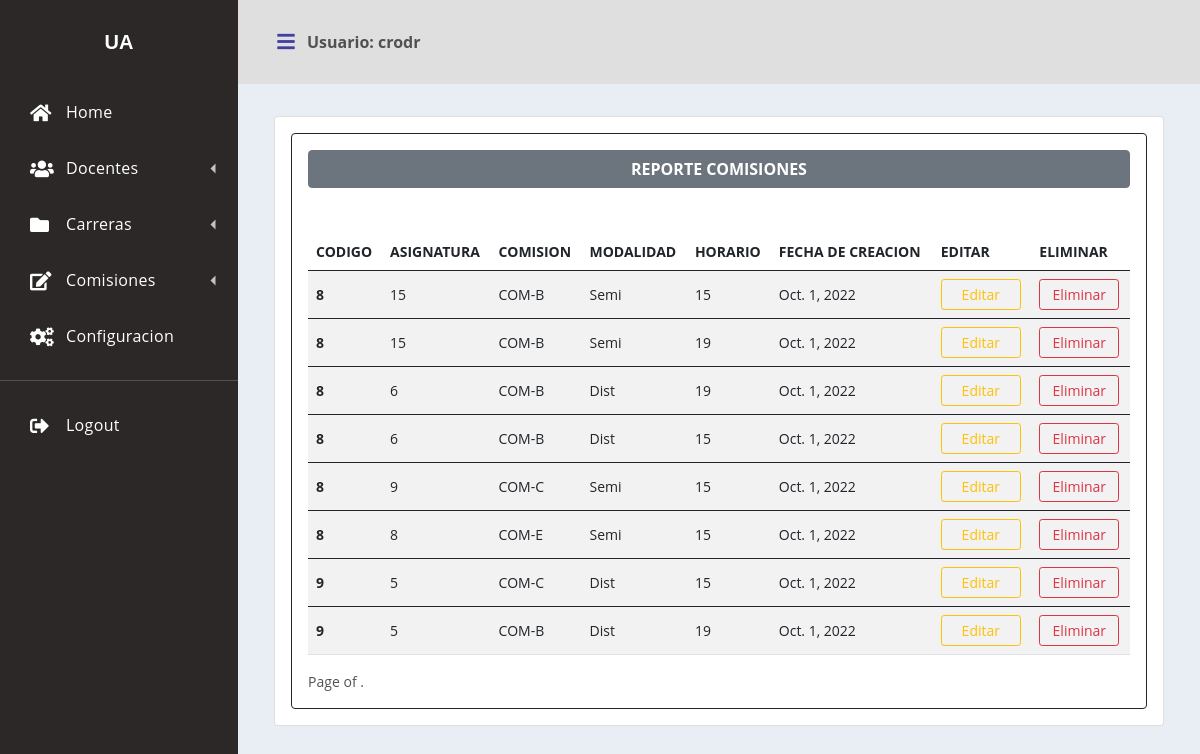
The page /reporte_comision/ (signed in) on the database as committed earlier.
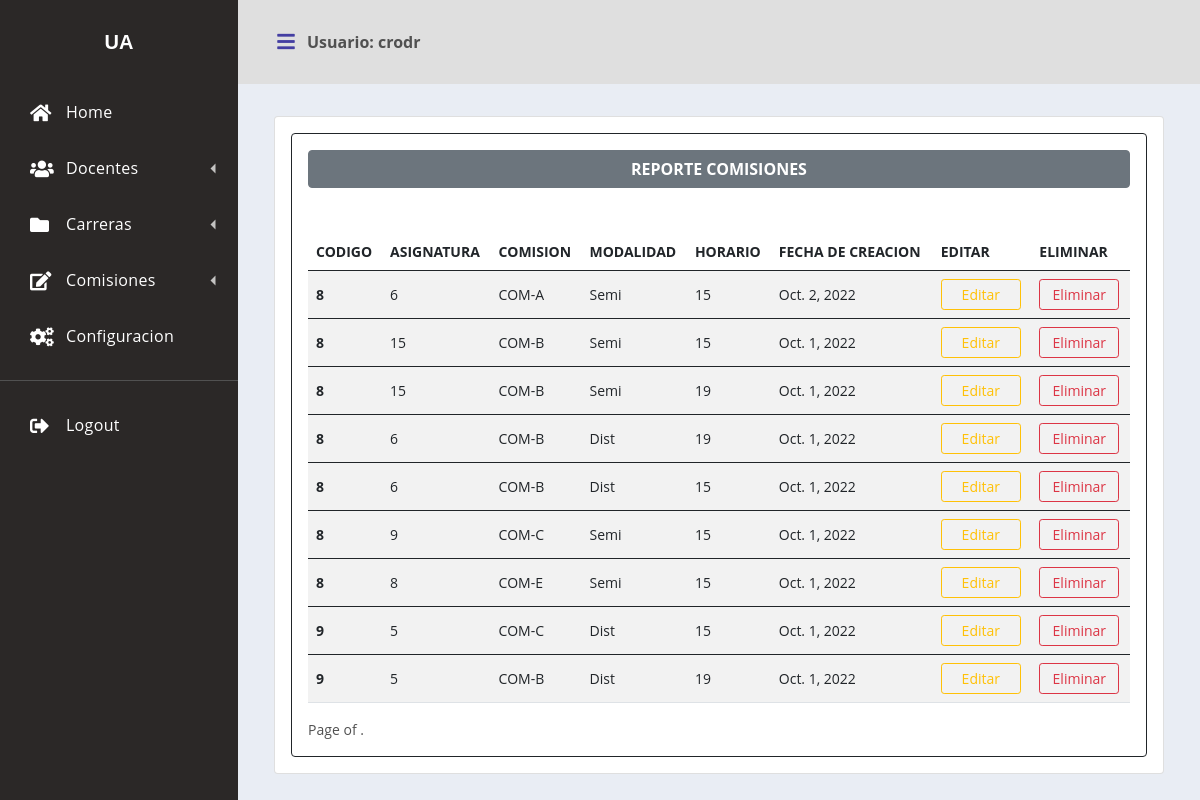
The same page on the database as committed later.
### app_nomb_doc/models.py (models this page shows)
class Comisiones(models.Model):
    anio_academico=models.CharField(max_length=40, verbose_name="Año")#verbose hace que se muestre la denominacion que deseeo en admin
    semestre_academico=models.CharField(max_length=40, verbose_name="Semestre")
    comision=models.CharField(max_length=40, verbose_name="Comision")
    modalidad=models.CharField(max_length=40, verbose_name="Modalidad")
    horario=models.CharField(max_length=40, verbose_name="Horario")
    fecha_creacion=models.DateField(auto_now_add=True)
    codigo=models.ForeignKey(Carreras, null=True, blank=True, on_delete=models.CASCADE)
    asignatura=models.ForeignKey(Asignaturas, null=True, blank=True, on_delete=models.CASCADE)
    class Meta: #Para personalizar datos en admin
        verbose_name="Comision"
        verbose_name_plural="Comisiones"
        db_table="Comisiones"

### app_nomb_doc/views.py (the view)
# urls.py: path('reporte_comision/', reporte_comisiones, name='reportecomision'),
@login_required
def reporte_comisiones(request):
    reporte_comisiones = Comisiones.objects.all().order_by('codigo', 'anio_academico','semestre_academico','modalidad','comision').values()
    return render(request, 'formularios/comisiones/reporte_comisiones.html', {'comisiones' : reporte_comisiones})

### app_nomb_doc/templates/formularios/comisiones/reporte_comisiones.html (shortened to what this page needs)
{% extends 'static/inicio.html' %}
{% load crispy_forms_tags %}
{% block contenido %}
<body>
    <br>
    <br>
    <div class="container mt-18" style="width: 95%; font-size:14px">
    <form action="" method="GET" class="card p-3 mt-5" autocomplete="on" novalidate> {% csrf_token %}
        <div class="card border-dark p-3">
            <span class="btn btn-secondary mb-4"><strong>REPORTE COMISIONES</strong></span>
            <br>
            <table class="table table-striped">
                <thead>
                <tr>
                    <th scope="col">CODIGO</th>
                    <th colspan='3'>ASIGNATURA</th>
                    <th scope="col">COMISION</th>
                    <th scope="col">MODALIDAD</th>
                    <th scope="col">HORARIO</th>
                    <th scope="col">FECHA DE CREACION</th>
                    <th scope="col">EDITAR</th>
                    <th scope="col">ELIMINAR</th>
                </tr>
                </thead>
            {% for reporte in comisiones %}
            <tbody>
                <tr>
                    <th scope="row" style="vertical-align:middle">{{reporte.codigo_id}}</th>
                    <td colspan='3' style="vertical-align:middle">{{reporte.asignatura_id}}</td>
                    <td style="vertical-align:middle">{{reporte.comision}}</td>
                    <td style="vertical-align:middle">{{reporte.modalidad}}</td>
                    <td style="vertical-align:middle">{{reporte.horario}}</td>
                    <td style="vertical-align:middle">{{reporte.fecha_creacion}}</td>
                    <td><a href="{% url 'editarcomision' reporte.id %}" class="btn btn-outline-warning btn-sm mt-0" style="width:80px"href="#">Editar</td>
                    <td><a href="{% url 'eliminarcomision' reporte.id %}" class="btn btn-outline-danger btn-sm mt-0" style="width:80px" href="#">Eliminar</td>
                </tr>
            </tbody>
            {% endfor %}
            </table>
        <div class="pagination">
            <span class="step-links">
                <span class="current">
                    Page {{ page_obj.number }} of {{ page_obj.paginator.num_pages }}.
                </span>
            </span>
        </div>
        </div>
    </form>
    </div>
</body>
{% endblock %}

Rows that differ between the two databases and show on the page:
added Comisiones: codigo_id "8", asignatura_id "6", comision "COM-A", modalidad "Semi", horario "15", fecha_creacion "Oct. 2, 2022"
